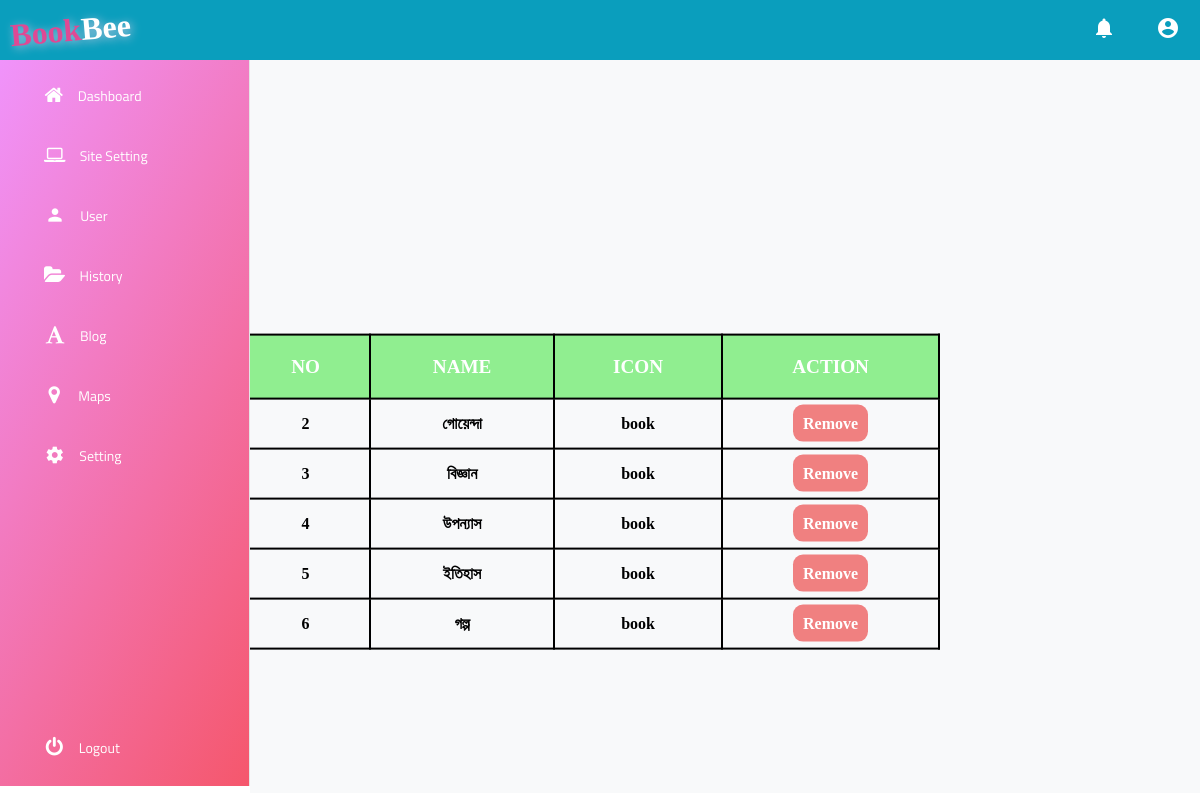
The page /categorytable on the database its author committed.
### tables this page shows
CREATE TABLE "category" (
	"id"	INTEGER,
	"name"	TEXT,
	"icon"	TEXT,
	PRIMARY KEY("id" AUTOINCREMENT)
);

### run.py (the view)
@app.route("/categorytable")
def categorytable():
    con = sqlite3.connect('project.db')
    con.row_factory=sqlite3.Row
    c = con.cursor()  # cursor
    query = "SELECT * FROM category"
    c.execute(query)
    rows = c.fetchall()  # fetch the data from cursor
    con.commit()  # apply changes
    con.close()
    return render_template("categorytable.html",rows=rows)

### templates/categorytable.html
{% extends 'adminnav.html' %}
{% block content %}
{% include "sidebar.html" %}
<div class="dashmain">
    <div class="addcontainer">
        <form action="" method="POST">
            <table id="ctable">
                <tr>
                    <th>No</th>
                    <th>Name</th>
                    <th>Icon</th>
                    <th>Action</th>
                </tr>
                {% for item in rows %}
                {% set id=item["id"] %}
                <tr>
                    <td>{{ item["id"] }}</td>
                    <td>{{ item["name"] }}</td>
                    <td>{{ item["icon"] }}</td>
                    <td ><a id="remove" href="{{ url_for('delete', id=id) }}"> Remove</a></td>
                </tr>
                {% endfor %}
            </table>
        </form>
    </div>
</div>
{% endblock %}

### static/CSS/adminnav.css (style rules this page uses)
* { margin: 0; padding: 0; box-sizing: border-box; }

### static/CSS/admin.css (style rules this page uses)
.dashmain { position: fixed; top:60px; left: 250px; display: flex; flex-direction: column; min-height: 700px; height: 800px; max-height: 900px; overflow: auto; width: 80%; background-color: #f8f9fa; }
.addcontainer { width: 95%; height: auto; position: absolute; left: 50%; top: 50%; transform: translate(-50%,-50%); }
.addcontainer a { text-decoration: none; padding: 10px 15px; text-align: center; background-color: cornflowerblue; color: white; border: none; border-radius: 8px; }
table { border-collapse: collapse; border: 1px solid black; width: 700px; }
#ctable { max-height: 700px; position: fixed; overflow: auto; top:50%; left:50%; transform: translate(-70%,-40%); }
tr,th,td { border: 2px solid black; text-align: center; padding: 15px; }
th { padding: 20px; text-transform: uppercase; background-color: lightgreen; color: white; font-weight: bold; font-size: 1.2rem; }
td { font-size: 1rem; font-weight: 600; }
#remove { text-decoration: none; padding: 10px; color: white; background: lightcoral; border-radius: 10px; }

### rows shown on the page
category: id "2", name "গোয়েন্দা", icon "book"
category: id "3", name "বিজ্ঞান", icon "book"
category: id "4", name "উপন্যাস", icon "book"
category: id "5", name "ইতিহাস", icon "book"
category: id "6", name "গল্প", icon "book"
